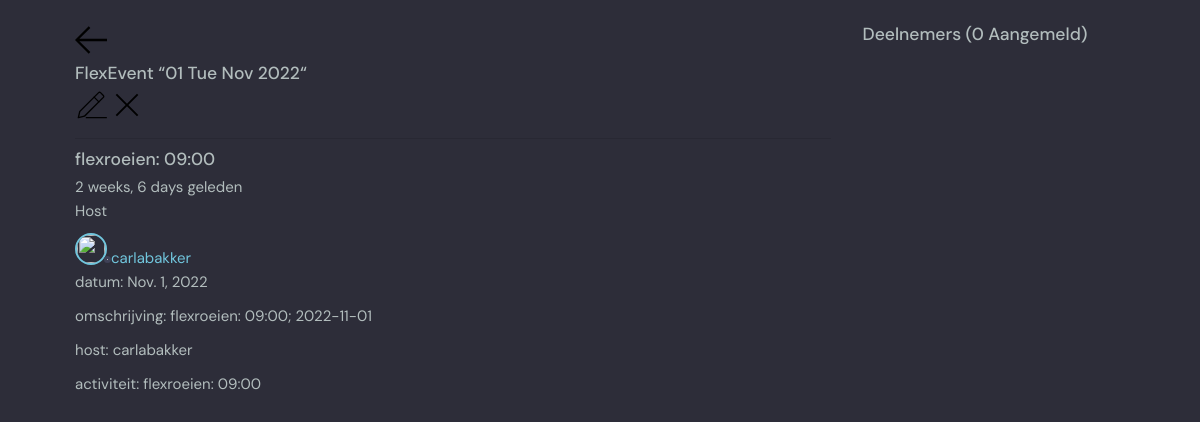
/erv-room/1/, run on the app's committed database.
### beatrix/models.py (models this page shows, shortened)
class Flexevent(models.Model):
    host = models.ForeignKey(User, on_delete=models.SET_NULL, null=True)
    id = models.AutoField(primary_key=True)
    topic = models.ForeignKey(Topic, on_delete=models.CASCADE,null=True) ##SET_NULL, null=True)
    event_text = models.CharField(max_length=200)
    name = models.CharField(max_length=200)
    description = models.TextField(null=True, blank=True) # database field (can Empty), form field (can Empty)
    pub_date = models.CharField(max_length=35)
    datum = models.DateField(auto_now=False)
    pub_time = models.CharField(max_length=35, default='10:00')
    lid = models.ManyToManyField(User, related_name='deelnemer', blank=True)
    created = models.DateTimeField(default=datetime.now, blank=True)

class Topic(models.Model):
    name = models.CharField(max_length=200)
    def __str__(self):
        return self.name

### beatrix/views.py (the view, shortened to what this page needs)
# urls.py: path('erv-room/<str:pk>/', erv_room, name='erv-room'),
def erv_room(request, pk):
    event = Flexevent.objects.get(id=pk)
    event_messages = event.bericht_set.all()
    deelnemers = event.lid.all()
    kandidaten=User.objects.all().exclude(id__in=deelnemers)
    try:
        gebruiker=User.objects.get(id=request.user.id) ## request.user
    except:
        messages.error(request, '.You are not logged in')
        context = {'event': event,
     'event_messages': event_messages,
     'deelnemers': deelnemers,
     'kandidaten': kandidaten,
     }
        return render(request, 'beatrix/erv-room.html', context)

### beatrix/templates/beatrix/erv-room.html (shortened to what this page needs)
{% extends 'erv-base.html' %} {% block content %}
{% load static %}
<main class="profile-page layout layout--2">
  <div class="container">
    <div class="room">
      <div class="room__top">
        <div class="room__topLeft">
          <a href="{% url 'erv-home' %}">
            <svg
              version="1.1"
              xmlns="http://www.w3.org/2000/svg"
              width="32"
              height="32"
              viewBox="0 0 32 32"
            >
              <title>Terug</title>
              <path
                d="M13.723 2.286l-13.723 13.714 13.719 13.714 1.616-1.611-10.96-10.96h27.625v-2.286h-27.625l10.965-10.965-1.616-1.607z"
              ></path>
            </svg>
          </a>
          <h3>FlexEvent “{{event.datum|date:"d D M Y"}}“</h3>
        </div>
        {% if event.host == event.host %}
        <div class="room__topRight">
          <a href="{% url 'erv-update-room' event.id %}">
          </a>
          <a href="{% url 'erv-delete-room' event.id %}">
            <svg
              version="1.1"
              xmlns="http://www.w3.org/2000/svg"
              width="32"
              height="32"
              viewBox="0 0 32 32"
            >
              <title>remove</title>
              <path
                d="M27.314 6.019l-1.333-1.333-9.98 9.981-9.981-9.981-1.333 1.333 9.981 9.981-9.981 9.98 1.333 1.333 9.981-9.98 9.98 9.98 1.333-1.333-9.98-9.98 9.98-9.981z"
              ></path>
            </svg>
          </a>
        </div>
        {% endif %}
        <hr>
      </div>
      <div class="room__box scroll">
        <div class="room__header scroll">
          <div class="room__info">
            <h3>{{event.name}}</h3>
            <span>{{event.created|timesince}} geleden</span>
          </div>
          <div class="room__hosted">
            <p>Host</p>
            <a
              href="{% url 'erv-user-profile' event.host.id %}"
              class="room__author"
            >
              <div class="avatar avatar--small">
                <img src="{{room.host.avatar.url}}" />
              </div>
              <span>{{event.host.username}}</span>
            </a>
          </div>
          <div class="room__details">
            <p>datum: {{event.datum}}</p>
            <p>omschrijving: {{event.description}}</p>
            <p>host: {{event.host}}</p>
            <span class="room__topics">activiteit: {{event.topic}}</span>
          </div>
        </div>
      </div>
    </div>
    <div class="participants">
      <h3 class="participants__top">
        Deelnemers <span>({{event.lid.count}} Aangemeld)</span>
      </h3>
    </div>
  </div>
</main>
 {% endblock content %} Footer

### static/styles/style.css (style rules this page uses)
:root { --color-main: #71c6dd; --color-main-light: #e1f6fb; --color-dark: #3f4156; --color-dark-medium: #51546e; --color-dark-light: #696d97; --color-light: #e5e5e5; --color-gray: #8b8b8b; --color-light-gray: #b2bdbd; --color-bg: #2d2d39; --color-success: #5dd693; --color-error: #fc4b0b; --phone-width: 460px; --phone-beatrix: flex; --color-beatrix-light: #11b5e7; }
* { font-family: "DM Sans", -apple-system, BlinkMacSystemFont, "Segoe UI", Roboto, Oxygen, Ubuntu, Cantarell, "Open Sans", "Helvetica Neue", sans-serif; margin: 0; padding: 0; box-sizing: border-box; text-rendering: optimizeLegibility; font-size: inherit; }
html { font-size: 56.25%; }
@media only screen and (min-width: 1200px) { html { font-size: 62.5%; } }
body { line-height: 1.6; font-weight: 400; font-size: 1.5rem; color: var(--color-light-gray); background-color: var(--color-bg); min-height: 100vh; }
img { width: 100%; }
a { display: inline-block; color: var(--color-main); text-decoration: none; }
.container { max-width: 120rem; width: 90%; margin: auto; }
.avatar { position: relative; display: inline-block; border-radius: 50%; border: 2px solid var(--color-main); }
.avatar img { display: block; border-radius: 50%; object-fit: cover; object-position: center; }
.avatar::after { content: ""; display: block; position: absolute; background-color: var(--color-light); z-index: 111; border-radius: 50%; border: 0.3rem solid var(--color-dark); }
.avatar.avatar--small img { width: 2.8rem; height: 2.8rem; }
.avatar.avatar--small:after { width: 0.7rem; height: 0.7rem; bottom: 0px; right: -6px; }
.layout { margin-top: 2.4rem; }
.layout>.container { display: flex; justify-content: space-between; align-items: flex-start; }
.layout--2>.container>div:first-child { flex-basis: 72%; }
.layout--2>.container>div:last-child { flex-basis: 25%; }

### data on the page
Flexevent: datum "01 Tue Nov 2022", name "flexroeien: 09:00", created "2 weeks, 6 days", host.username "carlabakker", datum "Nov. 1, 2022", description "flexroeien: 09:00; 2022-11-01", host "carlabakker", topic "flexroeien: 09:00", lid.count "0"
